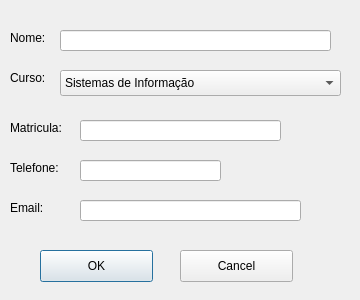
<?xml version="1.0" encoding="UTF-8"?>
<ui version="4.0">
 <class>DialogAluno</class>
 <widget class="QDialog" name="DialogAluno">
  <property name="geometry">
   <rect>
    <x>0</x>
    <y>0</y>
    <width>360</width>
    <height>300</height>
   </rect>
  </property>
  <property name="sizePolicy">
   <sizepolicy hsizetype="Fixed" vsizetype="Fixed">
    <horstretch>0</horstretch>
    <verstretch>0</verstretch>
   </sizepolicy>
  </property>
  <property name="maximumSize">
   <size>
    <width>360</width>
    <height>400</height>
   </size>
  </property>
  <property name="windowTitle">
   <string>Dialog</string>
  </property>
  <widget class="QLabel" name="label_4">
   <property name="geometry">
    <rect>
     <x>10</x>
     <y>160</y>
     <width>60</width>
     <height>16</height>
    </rect>
   </property>
   <property name="text">
    <string>Telefone:</string>
   </property>
  </widget>
  <widget class="QLineEdit" name="lineNome">
   <property name="geometry">
    <rect>
     <x>60</x>
     <y>30</y>
     <width>271</width>
     <height>21</height>
    </rect>
   </property>
  </widget>
  <widget class="QLabel" name="label">
   <property name="geometry">
    <rect>
     <x>10</x>
     <y>30</y>
     <width>60</width>
     <height>16</height>
    </rect>
   </property>
   <property name="text">
    <string>Nome:</string>
   </property>
  </widget>
  <widget class="QLabel" name="label_2">
   <property name="geometry">
    <rect>
     <x>10</x>
     <y>70</y>
     <width>60</width>
     <height>16</height>
    </rect>
   </property>
   <property name="text">
    <string>Curso:</string>
   </property>
  </widget>
  <widget class="QLabel" name="label_5">
   <property name="geometry">
    <rect>
     <x>10</x>
     <y>200</y>
     <width>60</width>
     <height>16</height>
    </rect>
   </property>
   <property name="text">
    <string>Email:</string>
   </property>
  </widget>
  <widget class="QComboBox" name="comboBoxCurso">
   <property name="geometry">
    <rect>
     <x>60</x>
     <y>70</y>
     <width>281</width>
     <height>26</height>
    </rect>
   </property>
   <item>
    <property name="text">
     <string>Sistemas de Informação</string>
    </property>
   </item>
   <item>
    <property name="text">
     <string>Licenciatura em Computação</string>
    </property>
   </item>
   <item>
    <property name="text">
     <string>Engenharia Ambiental</string>
    </property>
   </item>
   <item>
    <property name="text">
     <string>Agrimensura</string>
    </property>
   </item>
   <item>
    <property name="text">
     <string>Agronomia</string>
    </property>
   </item>
   <item>
    <property name="text">
     <string>Engenharia de Pesca</string>
    </property>
   </item>
   <item>
    <property name="text">
     <string>Engenharia Florestal</string>
    </property>
   </item>
  </widget>
  <widget class="QLabel" name="label_3">
   <property name="geometry">
    <rect>
     <x>10</x>
     <y>120</y>
     <width>60</width>
     <height>16</height>
    </rect>
   </property>
   <property name="text">
    <string>Matricula:</string>
   </property>
  </widget>
  <widget class="QLineEdit" name="lineTelefone">
   <property name="geometry">
    <rect>
     <x>80</x>
     <y>160</y>
     <width>141</width>
     <height>21</height>
    </rect>
   </property>
  </widget>
  <widget class="QLineEdit" name="lineMatricula">
   <property name="geometry">
    <rect>
     <x>80</x>
     <y>120</y>
     <width>201</width>
     <height>21</height>
    </rect>
   </property>
  </widget>
  <widget class="QLineEdit" name="lineEmail">
   <property name="geometry">
    <rect>
     <x>80</x>
     <y>200</y>
     <width>221</width>
     <height>21</height>
    </rect>
   </property>
  </widget>
  <widget class="QPushButton" name="pushButtonOk">
   <property name="geometry">
    <rect>
     <x>40</x>
     <y>250</y>
     <width>113</width>
     <height>32</height>
    </rect>
   </property>
   <property name="text">
    <string>OK</string>
   </property>
  </widget>
  <widget class="QPushButton" name="pushButtonCancel">
   <property name="geometry">
    <rect>
     <x>180</x>
     <y>250</y>
     <width>113</width>
     <height>32</height>
    </rect>
   </property>
   <property name="text">
    <string>Cancel</string>
   </property>
  </widget>
 </widget>
 <tabstops>
  <tabstop>lineNome</tabstop>
  <tabstop>comboBoxCurso</tabstop>
  <tabstop>lineMatricula</tabstop>
  <tabstop>lineTelefone</tabstop>
  <tabstop>lineEmail</tabstop>
  <tabstop>pushButtonOk</tabstop>
  <tabstop>pushButtonCancel</tabstop>
 </tabstops>
 <resources/>
 <connections/>
</ui>
